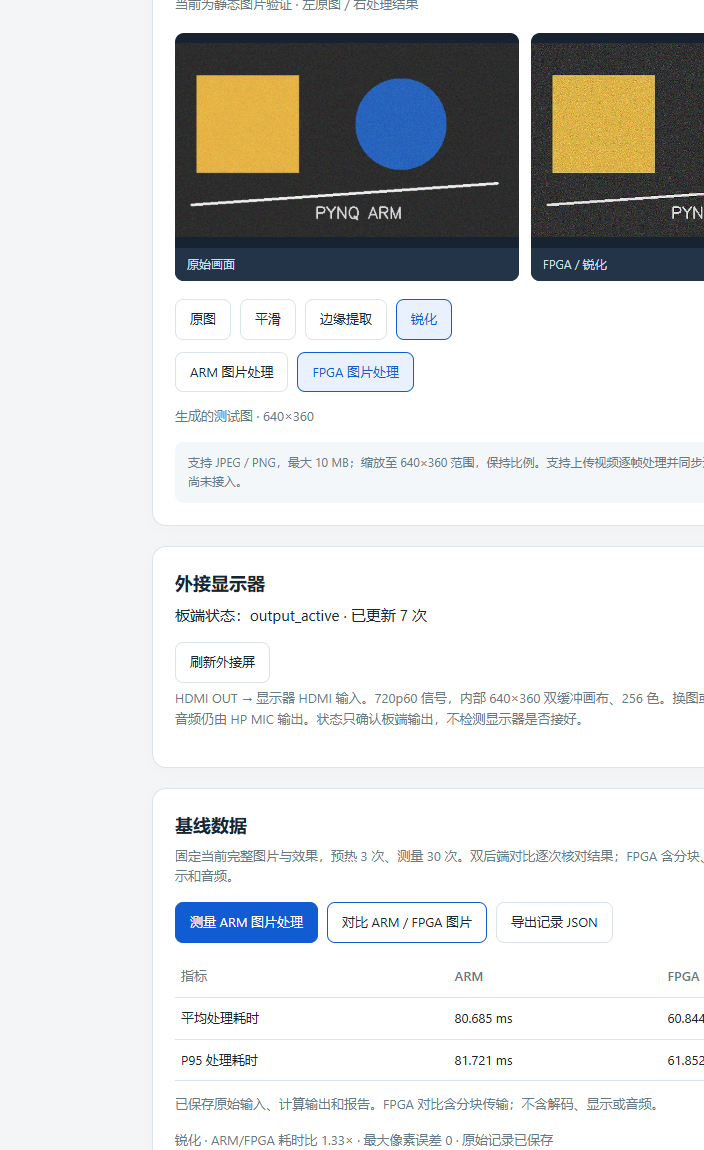
#> input picture metrics/evidence/board_live_ui.png, 704 x 1150 px
$ python -i file_analysis.py   (imports and definitions only)   (older library calls are emulated)
#> lines starting #> are read from the running program, lines starting #| are printed output that depends on the picture; after the words box and inside, x2 and y2 are one past the last pixel; in counts of white or black regions, pixels touching at a corner belong together
#> further down, picture is the input picture: shape (1150, 704, 3); mean B, G, R 219, 218.4, 216.8
"""Analyze an uploaded image or sampled video frames on both processing paths."""
import hashlib
import json
import time
import wave
from pathlib import Path

import cv2
import numpy as np

from image_filters import arm_filter

IMAGE_SUFFIXES = {'.jpg', '.jpeg', '.png'}
VIDEO_SUFFIXES = {'.mp4', '.avi', '.mov', '.mkv'}
WAVE_SUFFIXES = {'.wav'}
MODES = ('smooth', 'edge', 'sharpen')


def _features(frame):
    gray = cv2.cvtColor(frame, cv2.COLOR_BGR2GRAY)
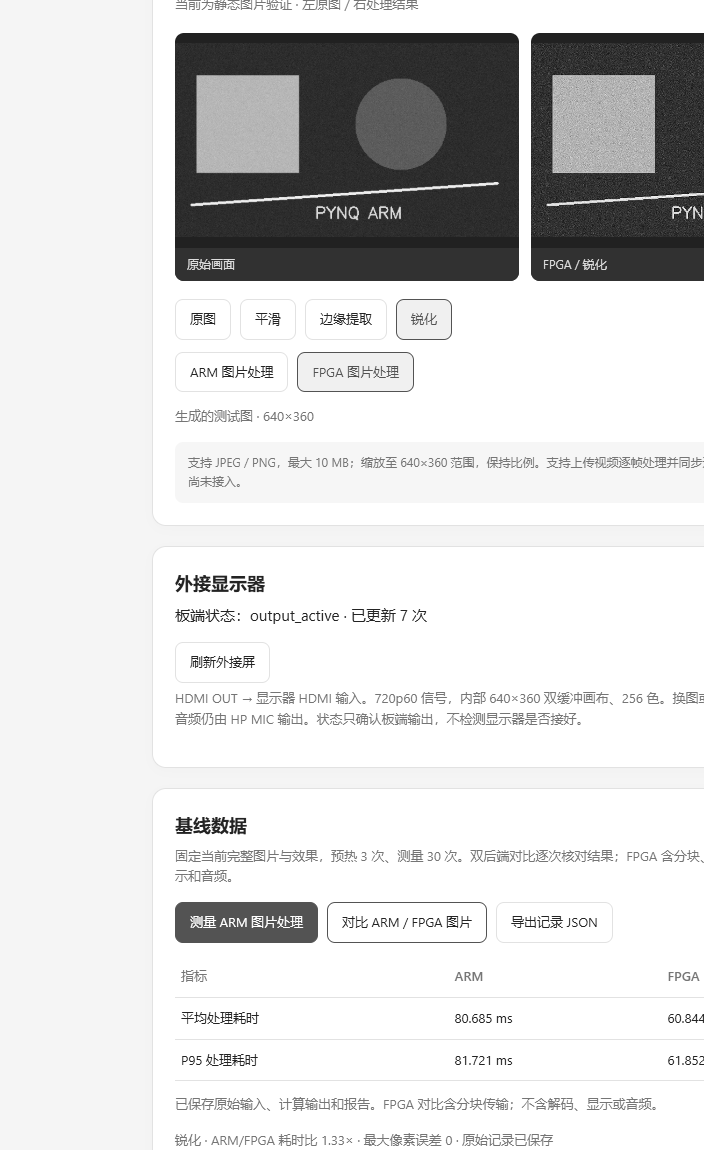
#> gray: shape (1150, 704); min 4, max 255, mean 218
    edges = cv2.Canny(gray, 80, 160)
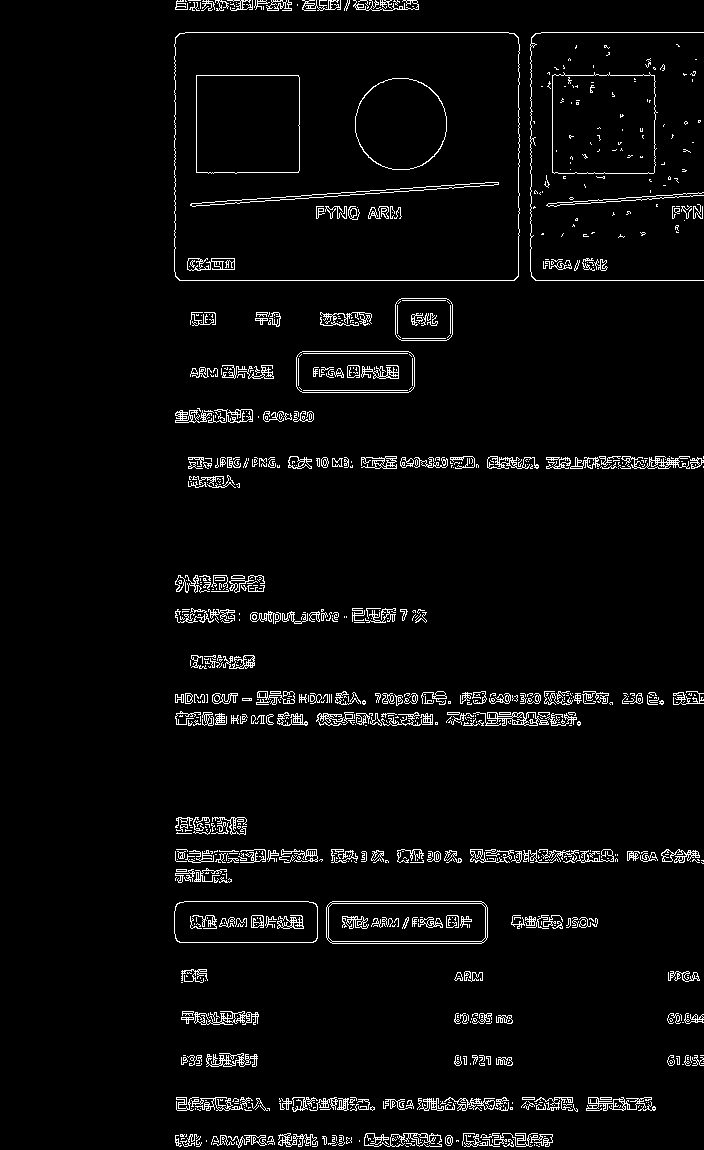
#> edges: shape (1150, 704); 3.8% white in thin lines or dots, all inside (x1, y1, x2, y2) = (174, 0, 704, 1148)
    return {
        'brightness_mean': round(float(np.mean(gray)), 2),
        'contrast_std': round(float(np.std(gray)), 2),
        'sharpness_laplacian_var': round(float(cv2.Laplacian(gray, cv2.CV_64F).var()), 2),
        'edge_density_percent': round(float(np.count_nonzero(edges)) * 100 / edges.size, 2),
    }


# [214 lines left out: functions _resize, _recommend, _measure, analyze_file, not called in this run]

>>> import cv2
>>> picture = cv2.imread('../../metrics/evidence/board_live_ui.png')
>>> result = _features(picture)
#> result = {'brightness_mean': 218, 'contrast_std': 71.61, 'sharpness_laplacian_var': 3424.6, 'edge_density_percent': 3.8}
